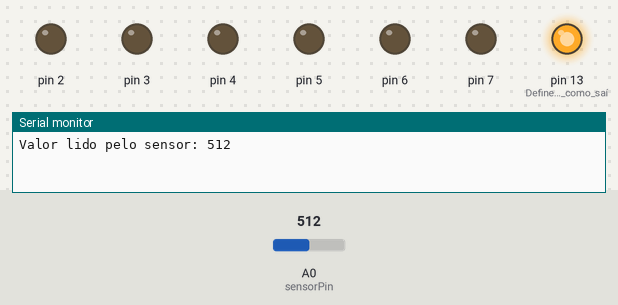
The sketch below on a simulated Arduino Uno, built with avr-gcc and run on an emulated ATmega328P. Shown: output pins drawn as LEDs (lit = HIGH), the last lines printed to the serial monitor. The test bench sets the inputs (shaded band); at power-on: A0 (sensorPin) = 512.

Above: at 2.8 s.
At 10.6 s:
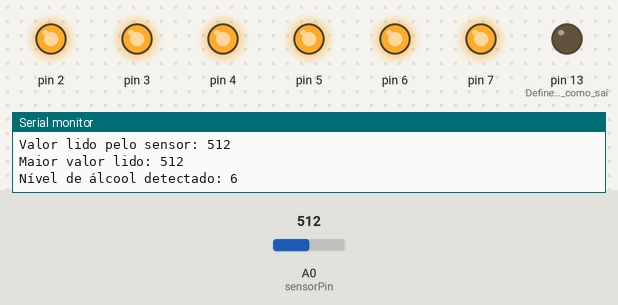
Timing chart, 0 to 20.4 s (numbered marks = the images above):
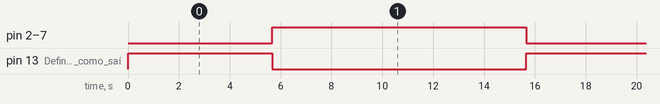

The sketch:

Bafometro.ino
```cpp
#define qtdLED 6 // Declaração da quantidade de LEDs da aplicação
int LEDs[qtdLED]; // Vetor que guardará em cada posição o pino de saída para cada LED
int sensorPin = 0; // Variável para guardar o valor lido pelo sensor
int tempo; // Variável para o tempo de leitura do sensor
int lidomaximo; // Variável para armazenar o maior valor lido durante a leitura
int i; // Variável de contagem
int j; // Variável de contagem

void setup() {
  Serial.begin(9600); // Inicia a comunicação serial para coleta de dados
  i = 0;
  j = 2;

  while(i < qtdLED) { // Enquanto i for menor que a quantidade de LEDs que foi definida, guarda
    LEDs[i] = j;      // no vetor um valor (começando de 2 e incrementando) equivalente a um pino digital
    i++;
    j++;
  }

  for(i = 0; i < qtdLED; i++) { // Define os pinos dos LEDs (nesse exemplo de 2 ao 7) como saída
    pinMode(LEDs[i], OUTPUT);
  }
  pinMode(13, OUTPUT); // Define o pino 13 como saída para o LED indicador de teste
}

void loop() {
  PORTB = PORTB ^ 100000; // Inverte o estado do pino digital 13 para dar o efeito de Blink (Piscagem)
  delay(100); // Delay para o efeito de blink do LED, indicando que o teste pode ser feito pelo usuário

  int sensor = analogRead(sensorPin); // Lê o sensor e guarda na variável
  Serial.print("Valor lido pelo sensor: ");
  Serial.println(sensor); // Envia o valor lido para a serial

  if(sensor >= 127) { // Se a leitura for maior que o valor de limiar
    digitalWrite(13, HIGH); // Acende o LED Verde (indicando que o sensor detectou um mínimo de álcool)
    lidomaximo = 0; // Iniciar o valor máximo lido pelo sensor como 0

    for(tempo = 0; tempo <= 5000; tempo++) { // Faz a leitura do sensor por 5 segundos e atualiza o maior valor lido
      sensor = analogRead(sensorPin);
      delay(1);
      if(sensor > lidomaximo) {
        lidomaximo = sensor; // Armazena o valor máximo lido
      }
    }

    Serial.print("Maior valor lido: ");
    Serial.println(lidomaximo); // Envia o valor máximo lido para a serial

    digitalWrite(13, LOW); // Após o término da leitura, apaga o LED Verde

    int nivel = map(lidomaximo, 0, 500, 0, qtdLED); // Converte a escala de 0 a 500 do sensor em 0 a 6 (LEDs)

    Serial.print("Nível de álcool detectado: ");
    Serial.println(nivel); // Envia o nível detectado para a serial

    for(i = 0; i < qtdLED; i++) { // Compara todos os pinos dos LEDs com o valor convertido da escala
      if(i < nivel) { // Compara o pino atual da contagem, e se for menor que o nível máximo convertido
        digitalWrite(LEDs[i], HIGH); // Acende o LED
      }
      else { // Compara o pino atual da contagem, e se for maior que o nível máximo convertido
        digitalWrite(LEDs[i], LOW); // Apaga o LED
      }
    }

    delay(10000); // Aguarda 10 segundos para o usuário conseguir fazer a leitura do bargraph

    for(i = 0; i < qtdLED; i++) { // Apaga todos os LEDs
      digitalWrite(LEDs[i], LOW);
    }
  }
}
```

Measured:
- by itself, pin 2–7: alternates HIGH for 10.0 s and LOW for 5.7 s
- by itself, pin 13 (Define_o_pino_13_como_saí): alternates HIGH for 5.7 s and LOW for 10.0 s
- by itself, everything shown: repeats every 15.7 s, in 3 steps
